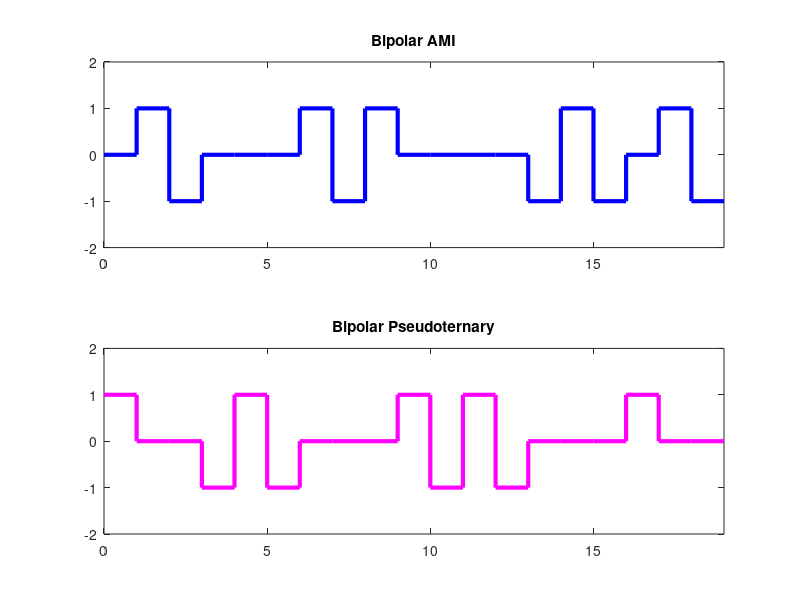

This figure's MATLAB source:
m = [0 1 1 0 0 0 1 1 1 0 0 0 0 1 1 1 0 1 1];
n = length(m);

x = [];
y = [];
a=1;
for i=1:n
    x=[x i-1 i];
    if(m(i)==0)
        y=[y 0 0];
    else
        y=[y a a];
        a=a*(-1);
    end
end
subplot(2,1,1);
plot(x, y, 'b', 'LineWidth', 3),axis([0, n, -2, 2]);
title('Bipolar AMI');

x = [];
y = [];
a=1;
for i=1:n
    x=[x i-1 i];
    if(m(i)==0)
        y=[y a a];
        a=a*(-1);
    else
        y=[y 0 0];
    end
end
subplot(2,1,2);
plot(x, y, 'm', 'LineWidth', 3),axis([0, n, -2, 2]);
title('Bipolar Pseudoternary');

print ('Exp8_Bipolar_x2','-dpdf','-fillpage');
